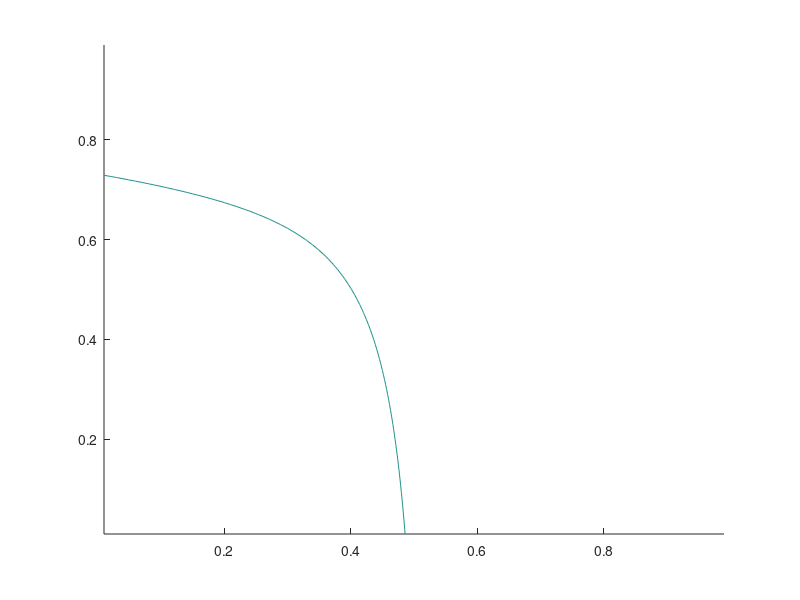

This chart was generated by the following MATLAB code: (Note: this script raises an error after producing the figure.)
clear
% Parameters shown in Table 1
gMmax = 0.7;
gHmax = 0.3;
c_BM = 1/3;
c_RM = 1e-4;
c_RH = 1e-4;
K_MR = 1/3;
K_HR = 1/5;
K_MB = 100/3;
dM = gMmax*5e-3;
dH = gHmax*5e-3;

% N0: BM_0, R(0)=1, T0 is the maturation time
N0 = 100;
R0 = 1;
T0 = 17;

options=odeset('RelTol',1e-6,'abstol',1e-10);

% range and increment for f_P
x0=0.01;
dx=0.01;
xt=0.99;
% range and increment for phi_M(0)
y0=0.01;
dy=0.01;
yt=0.99;

xsize=round((xt-x0)/dx+1);
ysize=round((yt-y0)/dy+1);
%%
if ~exist('FullMap.mat')
P = zeros(xsize,ysize); % community function at different f_P and phi_M(0)
MfracDiff = zeros(xsize,ysize); % offspring phi_M(0) - parent phi_M(0) at different f_P and phi_M(0), no spiking

m = 0; % counter for values of f_P

% calculate P(T) at different f_P and phi_M(0)
for i = x0 : dx : xt
    m = m+1; % counter for values of phi_M(0)
    n = 0;
    fp = i;
    for j = y0:dy:yt
        % parameters for differential equations
        para = [gMmax; gHmax; c_BM; c_RM; c_RH; fp; K_MR; K_HR; K_MB; dM; dH];
        % solve differential equations
        [T, X] = ode15s(@(t,x) MHDynamics(t,x,para), [0 T0], [N0*j; N0*(1-j); 0; R0; 0],options);
        if ~isreal(X)
            error('imaginary value')
        elseif nnz(X < -1e-5)>0
            error('negative value')
        end
        n = n+1;
        P(m, n)= X(end, 5);
        MfracDiff(m,n) = X(end, 1)/(X(end, 1)+X(end, 2))* - j;
    end
end
save('FullMap', 'P', 'MfracDiff')
else
    load('FullMap')
end

%%

st1 = 0.1; % phi_M(0) starts from 0.1
st2 = 0.9; % phi_M(0) starts from 0.9
fp_sample1 = (0.1 : 0.2 : 0.3)'; % fp values for the quivers below the attractor
fp_sample2 = (0.1 : 0.2 : 0.9)'; % fp values for the quivers above the attractor
xidx1 = round(fp_sample1/0.01); % index of fp_sample1 to corresponding to matrix MfracDiff
xidx2 = round(fp_sample2/0.01); % index of fp_sample2 to corresponding to matrix MfracDiff
yidx1 = round(st1/0.01)*ones(size(fp_sample1)); % index of st1 to corresponding to matrix MfracDiff
yidx2 = round(st2/0.01)*ones(size(fp_sample2)); % index of st2 to corresponding to matrix MfracDiff

%% generate the quiver plot of Figure 2B 
figure(1)
% Plot the attractor
contour((x0:dx:xt), (y0:dy:yt), MfracDiff',[0 0],'color',[1 0.2 0],'linewidth',3)
hold on
set(gca,'LineWidth',3, 'FontSize',18, 'FontName','Arial', 'fontweight','bold', 'units','inches', 'position',[1 1 3 3], 'ticklength',[0.04 0.04])%,'yticklabel',[])
% for all fp values in fp_sample1, phiM0 start from st1. The corresponding phiM(T)-phiM(0) can be found from the
% corresponding element of MfracDiff. The next arrow then starts from phiM(T) of the previous cycle. Draw 3 consecutive arrows.  
for i = 1:3
    lidx = sub2ind(size(MfracDiff), xidx1, yidx1); % find the corresponding index 
    quiver(fp_sample1, yidx1*0.01, zeros(size(fp_sample1)), MfracDiff(lidx), 0, 'o','markersize',2,'color','k','linewidth',2,'showarrowhead','on','markerfacecolor','k')
    % the new starting point of a new arrow is the end of the current arrow
    yidx1=yidx1+round(MfracDiff(lidx)/0.01);
end

% for all fp values in fp_sample2, phiM0 start from st2. The corresponding phiM(T)-phiM(0) can be found from the
% corresponding element of MfracDiff. The next arrow then starts from phiM(T) of the previous cycle. Draw 3 consecutive arrows.  
for i=1:7
    lidx = sub2ind(size(MfracDiff), xidx2, yidx2);  % find the corresponding index 
    quiver(fp_sample2, yidx2*0.01, zeros(size(fp_sample2)), MfracDiff(lidx), 0, 'o','markersize',2,'color','k','linewidth',2,'showarrowhead','on','markerfacecolor','k')
    yidx2 = yidx2+round(MfracDiff(lidx)/0.01); % the new starting point of a new arrow is the end of the current arrow
    yidx2(yidx2==0) = 1; % bound the index corresponding to phiM(0) 
end

hold off

ylabel('phiM(0)')
xlabel('fp')


